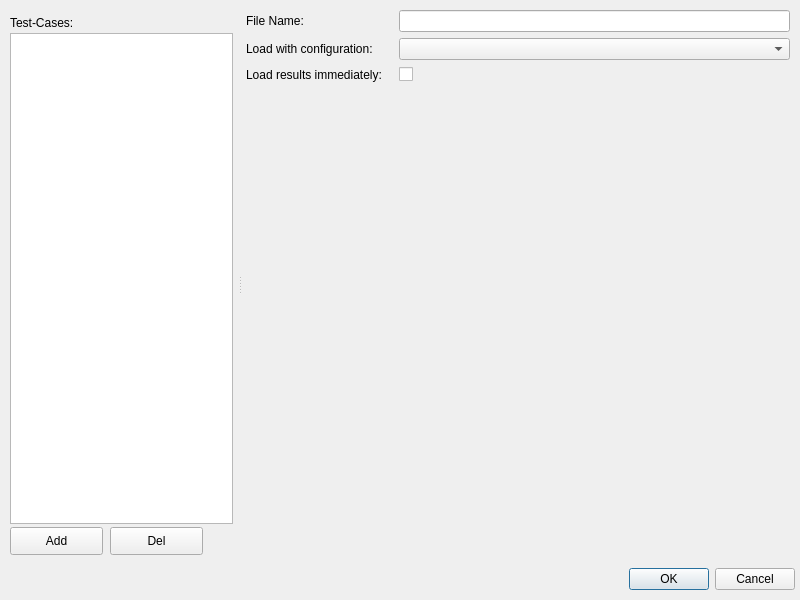
<?xml version="1.0" encoding="UTF-8"?>
<ui version="4.0">
 <class>OpenTestCaseDialog</class>
 <widget class="QDialog" name="OpenTestCaseDialog">
  <property name="windowModality">
   <enum>Qt::WindowModal</enum>
  </property>
  <property name="geometry">
   <rect>
    <x>0</x>
    <y>0</y>
    <width>800</width>
    <height>600</height>
   </rect>
  </property>
  <property name="sizePolicy">
   <sizepolicy hsizetype="Fixed" vsizetype="Fixed">
    <horstretch>0</horstretch>
    <verstretch>0</verstretch>
   </sizepolicy>
  </property>
  <property name="minimumSize">
   <size>
    <width>600</width>
    <height>400</height>
   </size>
  </property>
  <property name="maximumSize">
   <size>
    <width>16777215</width>
    <height>16777215</height>
   </size>
  </property>
  <property name="windowTitle">
   <string>Open test-cases</string>
  </property>
  <property name="modal">
   <bool>false</bool>
  </property>
  <layout class="QVBoxLayout" name="verticalLayout_2">
   <property name="spacing">
    <number>6</number>
   </property>
   <property name="leftMargin">
    <number>5</number>
   </property>
   <property name="topMargin">
    <number>5</number>
   </property>
   <property name="rightMargin">
    <number>5</number>
   </property>
   <property name="bottomMargin">
    <number>10</number>
   </property>
   <item>
    <widget class="QSplitter" name="splitter">
     <property name="orientation">
      <enum>Qt::Horizontal</enum>
     </property>
     <property name="handleWidth">
      <number>3</number>
     </property>
     <widget class="QWidget" name="testCaseWidget" native="true">
      <property name="sizePolicy">
       <sizepolicy hsizetype="Preferred" vsizetype="Expanding">
        <horstretch>30</horstretch>
        <verstretch>0</verstretch>
       </sizepolicy>
      </property>
      <property name="minimumSize">
       <size>
        <width>220</width>
        <height>0</height>
       </size>
      </property>
      <layout class="QVBoxLayout" name="testCaseLayout_2">
       <property name="spacing">
        <number>3</number>
       </property>
       <property name="sizeConstraint">
        <enum>QLayout::SetDefaultConstraint</enum>
       </property>
       <property name="leftMargin">
        <number>5</number>
       </property>
       <property name="topMargin">
        <number>11</number>
       </property>
       <property name="rightMargin">
        <number>5</number>
       </property>
       <property name="bottomMargin">
        <number>5</number>
       </property>
       <item>
        <widget class="QLabel" name="labelTestCase_2">
         <property name="sizePolicy">
          <sizepolicy hsizetype="Expanding" vsizetype="Fixed">
           <horstretch>0</horstretch>
           <verstretch>0</verstretch>
          </sizepolicy>
         </property>
         <property name="text">
          <string>Test-Cases:</string>
         </property>
        </widget>
       </item>
       <item>
        <widget class="QListView" name="testCaseList">
         <property name="editTriggers">
          <set>QAbstractItemView::NoEditTriggers</set>
         </property>
         <property name="selectionMode">
          <enum>QAbstractItemView::SingleSelection</enum>
         </property>
         <property name="selectionBehavior">
          <enum>QAbstractItemView::SelectRows</enum>
         </property>
         <property name="selectionRectVisible">
          <bool>true</bool>
         </property>
        </widget>
       </item>
       <item>
        <widget class="QWidget" name="testCaseButtonWidget" native="true">
         <property name="sizePolicy">
          <sizepolicy hsizetype="Expanding" vsizetype="Fixed">
           <horstretch>0</horstretch>
           <verstretch>0</verstretch>
          </sizepolicy>
         </property>
         <property name="minimumSize">
          <size>
           <width>0</width>
           <height>30</height>
          </size>
         </property>
         <widget class="QPushButton" name="addBtn">
          <property name="geometry">
           <rect>
            <x>0</x>
            <y>0</y>
            <width>93</width>
            <height>28</height>
           </rect>
          </property>
          <property name="text">
           <string>Add</string>
          </property>
         </widget>
         <widget class="QPushButton" name="delBtn">
          <property name="geometry">
           <rect>
            <x>100</x>
            <y>0</y>
            <width>93</width>
            <height>28</height>
           </rect>
          </property>
          <property name="text">
           <string>Del</string>
          </property>
         </widget>
        </widget>
       </item>
      </layout>
     </widget>
     <widget class="QWidget" name="resultsWidget" native="true">
      <property name="sizePolicy">
       <sizepolicy hsizetype="Expanding" vsizetype="Expanding">
        <horstretch>70</horstretch>
        <verstretch>0</verstretch>
       </sizepolicy>
      </property>
      <layout class="QVBoxLayout" name="resultsLayout">
       <property name="spacing">
        <number>6</number>
       </property>
       <property name="leftMargin">
        <number>5</number>
       </property>
       <property name="topMargin">
        <number>5</number>
       </property>
       <property name="rightMargin">
        <number>5</number>
       </property>
       <property name="bottomMargin">
        <number>5</number>
       </property>
       <item>
        <layout class="QFormLayout" name="formLayout">
         <property name="horizontalSpacing">
          <number>3</number>
         </property>
         <item row="0" column="0">
          <widget class="QLabel" name="fileLabel">
           <property name="text">
            <string>File Name:    </string>
           </property>
          </widget>
         </item>
         <item row="0" column="1">
          <widget class="QLineEdit" name="fullFileNameBox">
           <property name="readOnly">
            <bool>true</bool>
           </property>
          </widget>
         </item>
         <item row="1" column="0">
          <widget class="QLabel" name="cfgLabel">
           <property name="text">
            <string>Load with configuration:    </string>
           </property>
          </widget>
         </item>
         <item row="1" column="1">
          <widget class="QComboBox" name="currentConfigBox"/>
         </item>
         <item row="2" column="0">
          <widget class="QLabel" name="label">
           <property name="sizePolicy">
            <sizepolicy hsizetype="Expanding" vsizetype="Fixed">
             <horstretch>0</horstretch>
             <verstretch>0</verstretch>
            </sizepolicy>
           </property>
           <property name="minimumSize">
            <size>
             <width>0</width>
             <height>17</height>
            </size>
           </property>
           <property name="maximumSize">
            <size>
             <width>16777215</width>
             <height>17</height>
            </size>
           </property>
           <property name="text">
            <string>Load results immediately:    </string>
           </property>
          </widget>
         </item>
         <item row="2" column="1">
          <widget class="QCheckBox" name="isLoadResultBox">
           <property name="sizePolicy">
            <sizepolicy hsizetype="Expanding" vsizetype="Fixed">
             <horstretch>0</horstretch>
             <verstretch>0</verstretch>
            </sizepolicy>
           </property>
           <property name="minimumSize">
            <size>
             <width>0</width>
             <height>17</height>
            </size>
           </property>
           <property name="maximumSize">
            <size>
             <width>16777215</width>
             <height>17</height>
            </size>
           </property>
           <property name="layoutDirection">
            <enum>Qt::LeftToRight</enum>
           </property>
           <property name="text">
            <string> </string>
           </property>
          </widget>
         </item>
        </layout>
       </item>
      </layout>
     </widget>
    </widget>
   </item>
   <item>
    <widget class="QDialogButtonBox" name="buttonBox">
     <property name="orientation">
      <enum>Qt::Horizontal</enum>
     </property>
     <property name="standardButtons">
      <set>QDialogButtonBox::Cancel|QDialogButtonBox::Ok</set>
     </property>
    </widget>
   </item>
  </layout>
 </widget>
 <resources/>
 <connections>
  <connection>
   <sender>buttonBox</sender>
   <signal>accepted()</signal>
   <receiver>OpenTestCaseDialog</receiver>
   <slot>accept()</slot>
   <hints>
    <hint type="sourcelabel">
     <x>248</x>
     <y>254</y>
    </hint>
    <hint type="destinationlabel">
     <x>157</x>
     <y>274</y>
    </hint>
   </hints>
  </connection>
  <connection>
   <sender>buttonBox</sender>
   <signal>rejected()</signal>
   <receiver>OpenTestCaseDialog</receiver>
   <slot>reject()</slot>
   <hints>
    <hint type="sourcelabel">
     <x>316</x>
     <y>260</y>
    </hint>
    <hint type="destinationlabel">
     <x>286</x>
     <y>274</y>
    </hint>
   </hints>
  </connection>
 </connections>
</ui>
